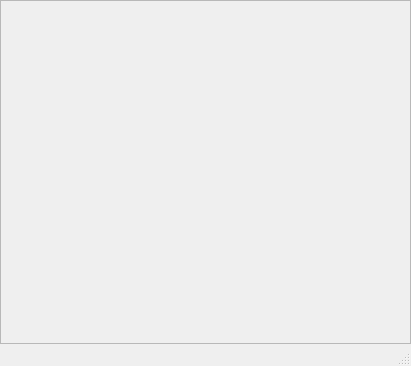
<?xml version="1.0" encoding="UTF-8"?>
<ui version="4.0">
 <class>MainWindow</class>
 <widget class="QMainWindow" name="MainWindow">
  <property name="geometry">
   <rect>
    <x>0</x>
    <y>0</y>
    <width>411</width>
    <height>366</height>
   </rect>
  </property>
  <property name="windowTitle">
   <string>DQ-工具箱</string>
  </property>
  <widget class="QWidget" name="centralwidget">
   <layout class="QVBoxLayout" name="verticalLayout">
    <property name="leftMargin">
     <number>0</number>
    </property>
    <property name="topMargin">
     <number>0</number>
    </property>
    <property name="rightMargin">
     <number>0</number>
    </property>
    <property name="bottomMargin">
     <number>0</number>
    </property>
    <item>
     <widget class="QFrame" name="backgrd">
      <property name="frameShape">
       <enum>QFrame::StyledPanel</enum>
      </property>
      <property name="frameShadow">
       <enum>QFrame::Raised</enum>
      </property>
      <layout class="QVBoxLayout" name="verticalLayout_2">
       <property name="leftMargin">
        <number>3</number>
       </property>
       <property name="topMargin">
        <number>0</number>
       </property>
       <property name="rightMargin">
        <number>3</number>
       </property>
       <property name="bottomMargin">
        <number>0</number>
       </property>
      </layout>
     </widget>
    </item>
   </layout>
  </widget>
  <widget class="QMenuBar" name="menubar">
   <property name="geometry">
    <rect>
     <x>0</x>
     <y>0</y>
     <width>411</width>
     <height>25</height>
    </rect>
   </property>
  </widget>
  <widget class="QStatusBar" name="statusbar"/>
 </widget>
 <resources/>
 <connections/>
</ui>
